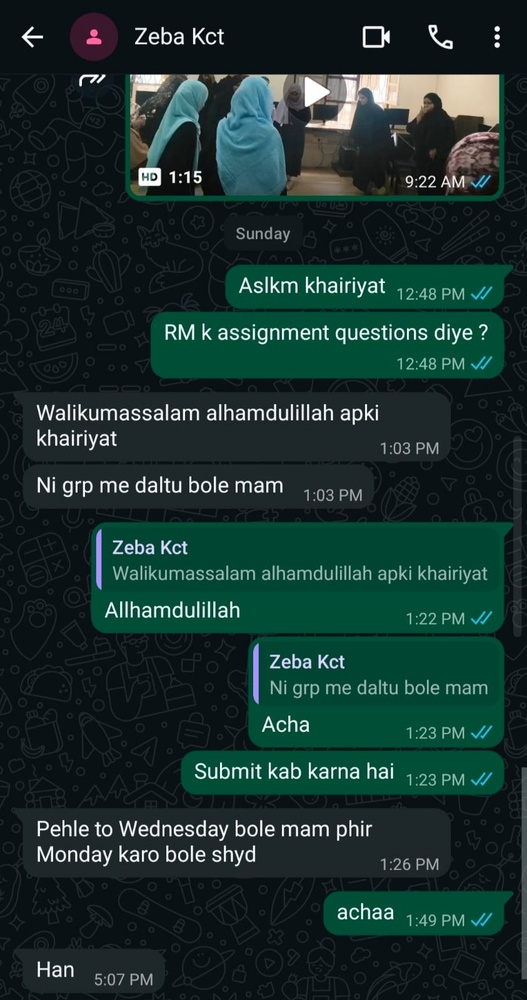
#> input picture dataset/authentic/o3.jpeg, 527 x 1000 px, shrunk from 843 x 1600 before the run; its folder holds only this picture in this run
$ python check_accuracy.py   (older library calls are emulated)
#> lines starting #> are read from the running program, lines starting #| are printed output that depends on the picture; after the words box and inside, x2 and y2 are one past the last pixel; in counts of white or black regions, pixels touching at a corner belong together
import glob
import os
import cv2
import numpy as np

def score_ai_screenshot(filepath):
#> called with filepath = 'dataset/authentic/o3.jpeg'
    img = cv2.imread(filepath, cv2.IMREAD_COLOR)
#> img is the input picture: shape (1000, 527, 3); mean B, G, R 46.2, 49.5, 25.6
    if img is None:
        return None

    h, w = img.shape[:2]
#> h = 1000; w = 527
    b, g, r = cv2.split(img.astype(np.float32))
    gray = cv2.cvtColor(img, cv2.COLOR_BGR2GRAY)

    # 1. VAE Decoder Chroma-Bleed Metric (Neutral pixels where R, G, B should be nearly equal)
    max_ch = np.maximum(np.maximum(r, g), b)
    min_ch = np.minimum(np.minimum(r, g), b)
    chroma_spread = max_ch - min_ch

    # Neutral UI regions (white cards, black backgrounds, dark grey bubbles) have spread <= 12
    neutral_mask = chroma_spread <= 12.0
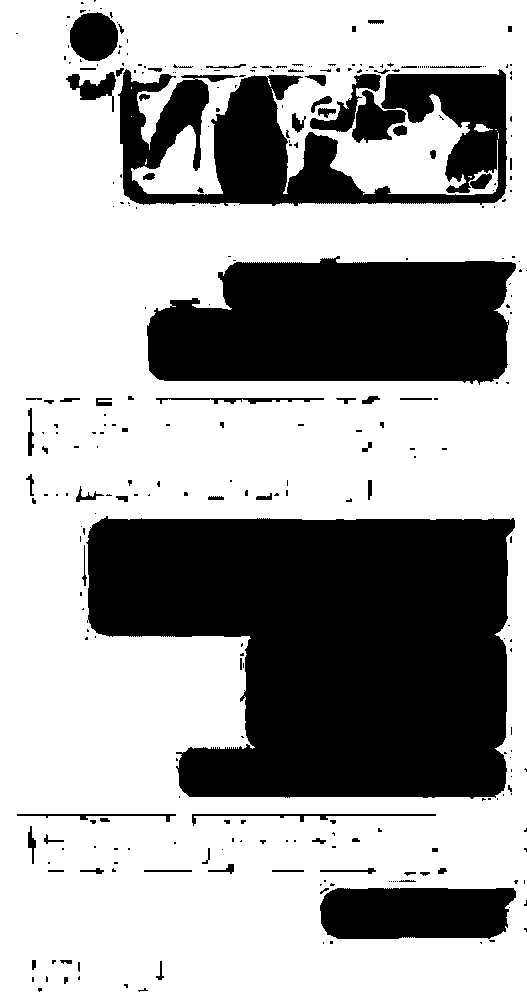
#> neutral_mask: shape (1000, 527) bool; 65.5% white; 302 black regions (220 under 20 px), largest, box (x1, y1, x2, y2) and area: (86, 516, 515, 799) 93830, (147, 256, 516, 385) 39193, (118, 69, 507, 206) 27429
    # In native screenshots, neutral pixels have spread == 0 (or exact uniform JPEG block)
    # In AI VAE-decoded images, neutral pixels have tiny 1..6 chroma jitter
    jitter_pixels = (chroma_spread >= 1.0) & (chroma_spread <= 8.0)
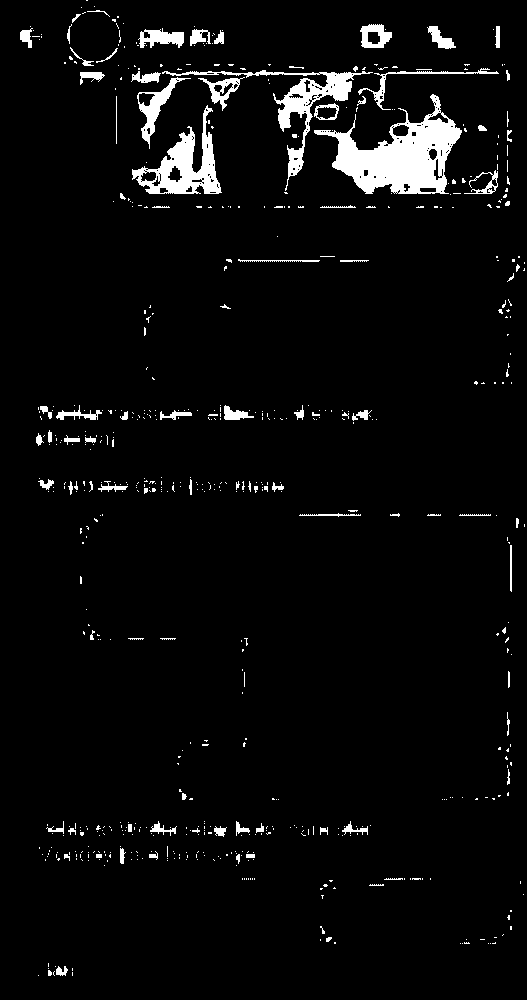
#> jitter_pixels: shape (1000, 527) bool; 4.2% white; 637 white regions (548 under 20 px), largest, box (x1, y1, x2, y2) and area: (314, 94, 462, 194) 6392, (132, 105, 222, 194) 2858, (162, 70, 373, 191) 2690
    vae_chroma_jitter = float(np.count_nonzero(jitter_pixels)) / float(max(np.count_nonzero(neutral_mask), 1))
#> vae_chroma_jitter = 0.0644

    # 2. High-Frequency Edge vs Diffusion Blur Ratio (Laplacian 99th percentile vs 50th percentile)
    lap = np.abs(cv2.Laplacian(gray, cv2.CV_32F, ksize=3))
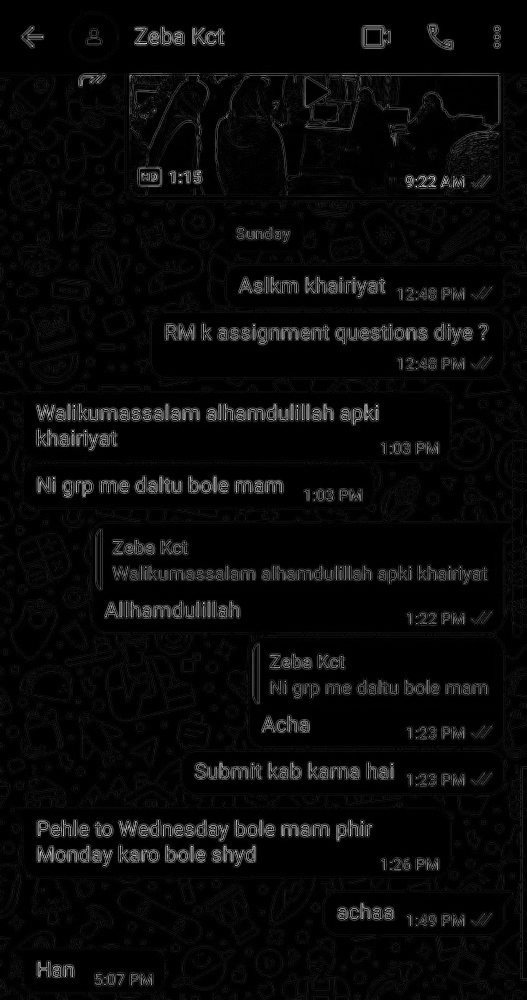
#> lap: shape (1000, 527) float32; min 0, max 1482, mean 55.7; drawn with min black and max white
    edge_crispness = float(np.percentile(lap, 99.5)) / (float(np.mean(lap)) + 1e-5)
#> edge_crispness = 14.3

    # 3. Bottom-Right Corner Watermark Signal
    roi = gray[int(h * 0.90):int(h * 0.99), int(w * 0.87):int(w * 0.985)].astype(np.float32)
    wm_diff = np.abs(roi - np.median(roi)) if roi.size > 0 else np.array([0.0])
    wm_ratio = float(np.count_nonzero(wm_diff >= 5.5)) / float(max(roi.size, 1))
#> wm_ratio = 0.531
    has_wm = (0.04 <= wm_ratio <= 0.38) and (float(np.max(wm_diff)) >= 10.0)
#> has_wm = False

    # 4. 8x8 JPEG Block Boundary Ratio
    gf = gray.astype(np.float32)
    dx = np.abs(gf[:, 1:] - gf[:, :-1])
    dy = np.abs(gf[1:, :] - gf[:-1, :])
    bx, ix = dx[:, 7::8], np.delete(dx, np.arange(7, dx.shape[1], 8), axis=1)
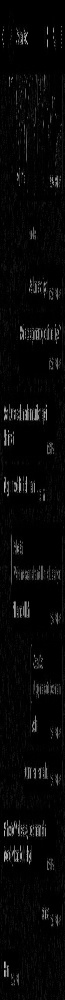
#> bx: shape (1000, 65) float32; min 0, max 198, mean 8
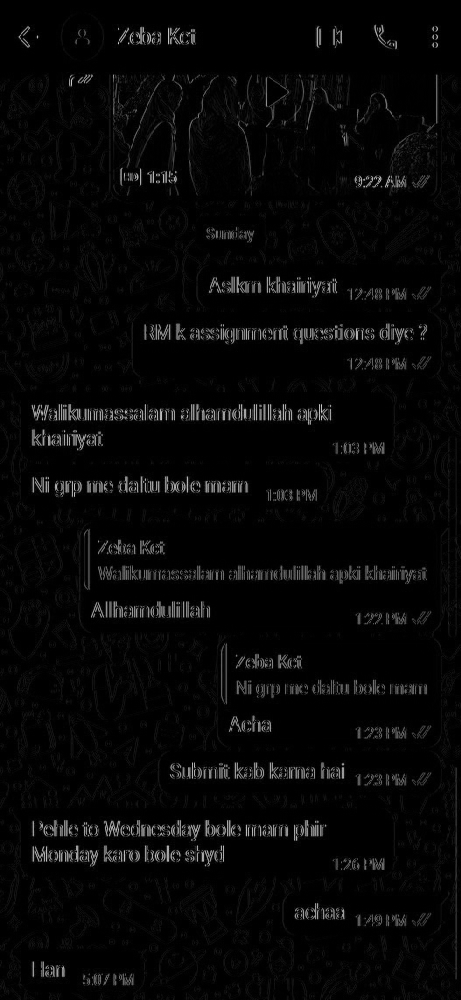
#> ix: shape (1000, 461) float32; min 0, max 209, mean 7.5
    by, iy = dy[7::8, :], np.delete(dy, np.arange(7, dy.shape[0], 8), axis=0)
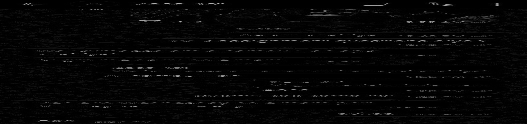
#> by: shape (124, 527) float32; min 0, max 182, mean 5.7
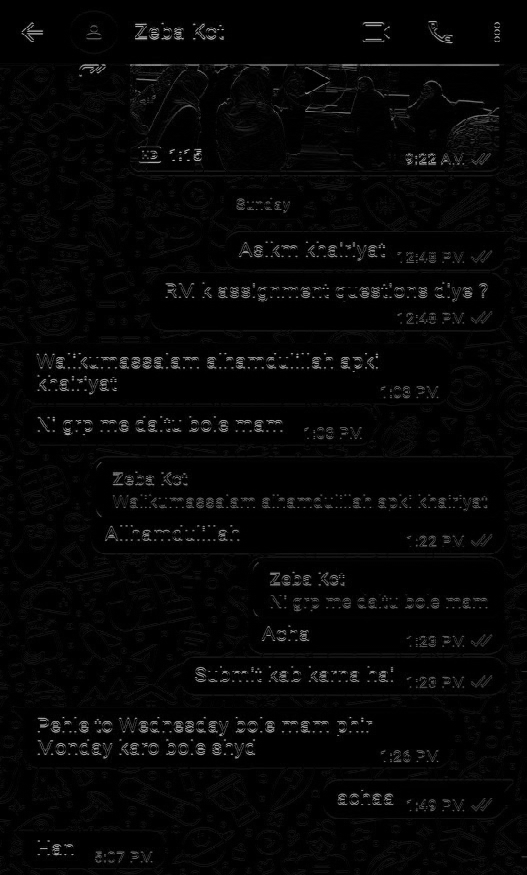
#> iy: shape (875, 527) float32; min 0, max 190, mean 6.2
    grid_ratio = ((float(np.mean(bx)) + float(np.mean(by))) / 2.0) / (((float(np.mean(ix)) + float(np.mean(iy))) / 2.0) + 1e-5)
#> grid_ratio = 0.997

    return {
        "file": os.path.basename(filepath),
        "vae_jitter": round(vae_chroma_jitter, 4),
        "crispness": round(edge_crispness, 2),
        "grid_ratio": round(grid_ratio, 3),
        "has_wm": has_wm
    }

print("=== AUTHENTIC ===")
for p in glob.glob("dataset/authentic/**/*.*", recursive=True):
    if os.path.isfile(p):
        print(score_ai_screenshot(p))

print("\n=== EDITED ===")
for p in glob.glob("dataset/edited/**/*.*", recursive=True):
    if os.path.isfile(p):
        print(score_ai_screenshot(p))

$ run again, on dataset/authentic/o4.jpeg
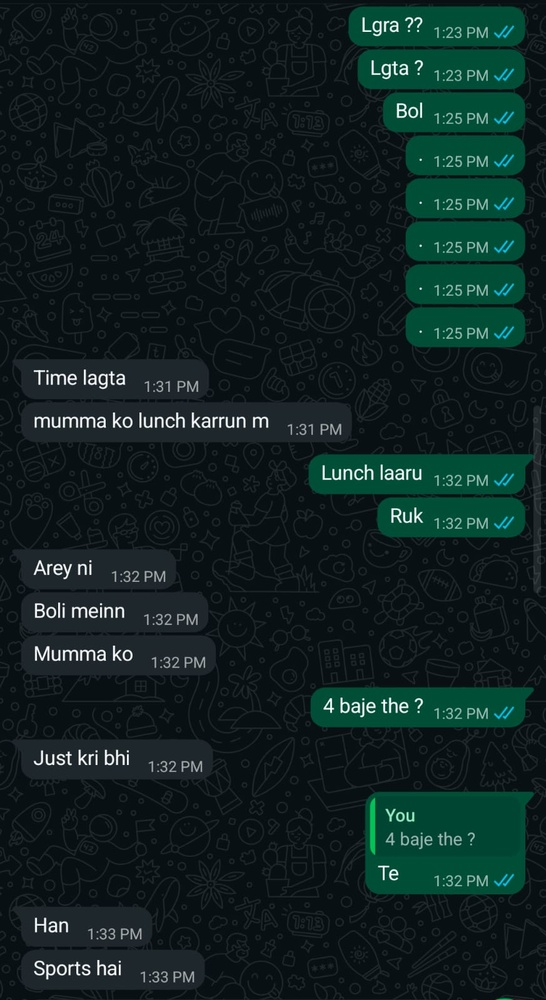
#> input picture dataset/authentic/o4.jpeg, 546 x 1000 px, shrunk from 873 x 1600 before the run
#> in score_ai_screenshot, img is the input picture: shape (1000, 546, 3); mean B, G, R 33.1, 33.5, 15.8
#> in score_ai_screenshot, `neutral_mask = chroma_spread <= 12.0`:
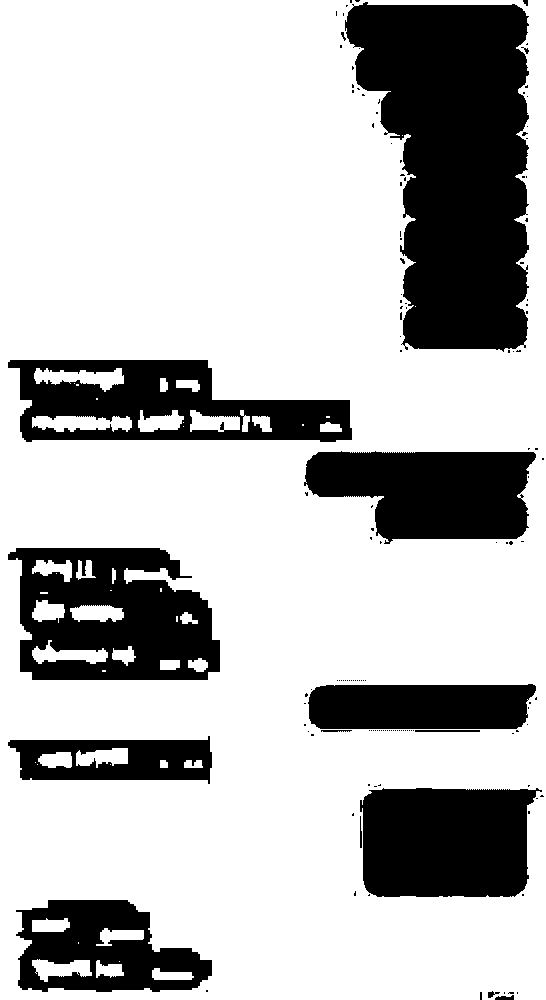
#> neutral_mask: shape (1000, 546) bool; 73.7% white; 143 black regions (127 under 20 px), largest, box (x1, y1, x2, y2) and area: (345, 2, 529, 352) 46604, (8, 548, 220, 680) 19459, (360, 788, 542, 897) 17602
#> jitter_pixels: shape (1000, 546) bool; 0.64% white; 450 white regions (418 under 20 px), largest, box (x1, y1, x2, y2) and area: (47, 965, 79, 976) 202, (88, 372, 120, 388) 173, (48, 564, 71, 576) 134
#> vae_chroma_jitter = 0.00863
#> edge_crispness = 16.17
#> wm_ratio = 0.251
#> has_wm = True
#> in score_ai_screenshot, `by, iy = dy[7::8, :], np.delete(dy, np.arange(7, dy.shape[0], 8), axis..`:
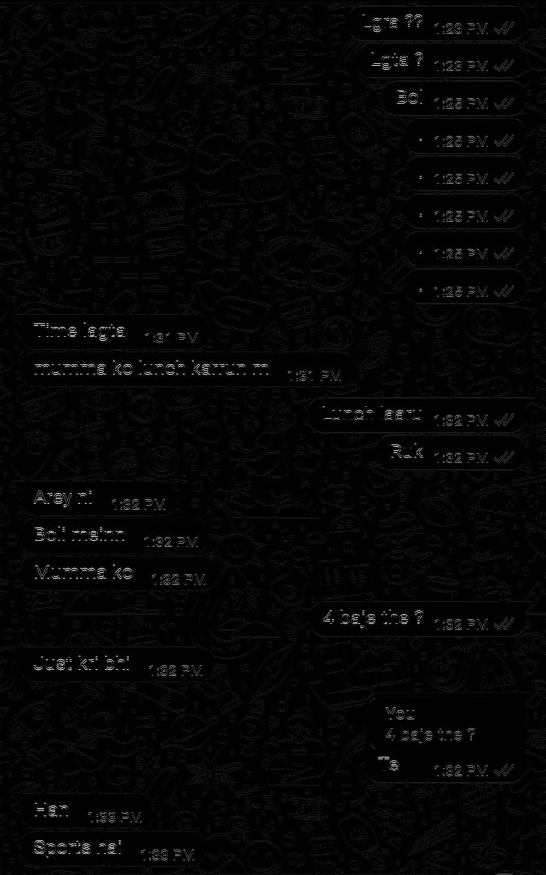
#> iy: shape (875, 546) float32; min 0, max 203, mean 5.2
#> grid_ratio = 1.01

$ run again, on dataset/authentic/o5.jpeg
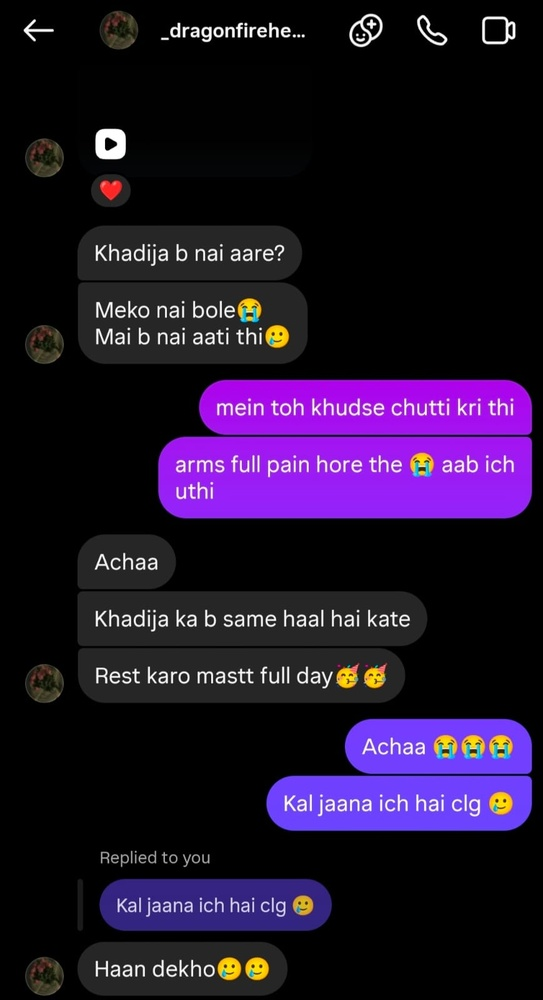
#> input picture dataset/authentic/o5.jpeg, 543 x 1000 px, shrunk from 869 x 1600 before the run
#> in score_ai_screenshot, img is the input picture: shape (1000, 543, 3); mean B, G, R 43.8, 18.9, 32.3
#> in score_ai_screenshot, `neutral_mask = chroma_spread <= 12.0`:
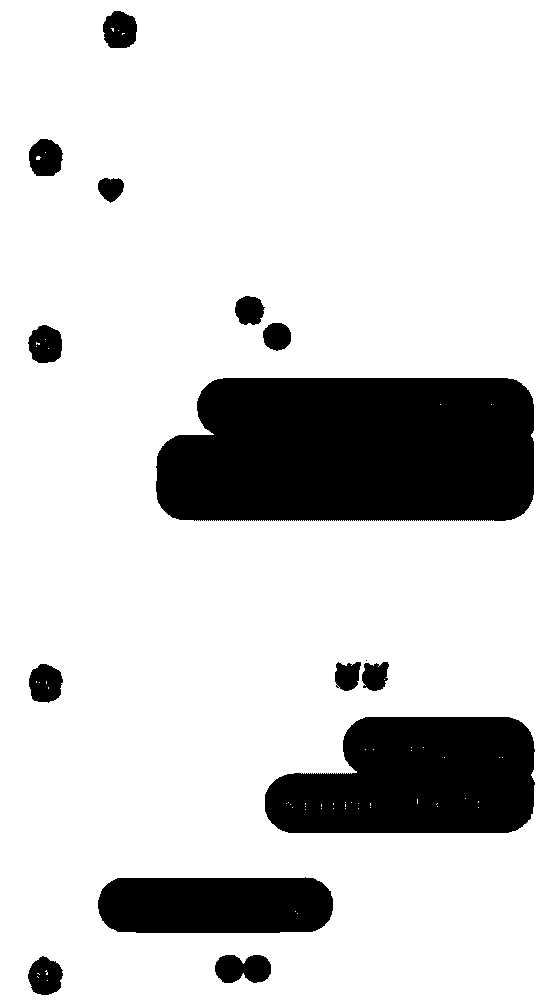
#> neutral_mask: shape (1000, 543) bool; 82% white; 15 black regions (1 under 20 px), largest, box (x1, y1, x2, y2) and area: (156, 378, 534, 521) 50383, (265, 717, 535, 833) 25715, (98, 877, 333, 933) 12254
#> jitter_pixels: shape (1000, 543) bool; 5% white; 172 white regions (139 under 20 px), largest, box (x1, y1, x2, y2) and area: (80, 144, 312, 209) 6803, (143, 367, 543, 529) 5610, (320, 655, 543, 833) 3598
#> vae_chroma_jitter = 0.0605
#> edge_crispness = 22.87
#> roi: shape (90, 62) float32; every value is 0
#> wm_ratio = 0
#> has_wm = False
#> in score_ai_screenshot, `by, iy = dy[7::8, :], np.delete(dy, np.arange(7, dy.shape[0], 8), axis..`:
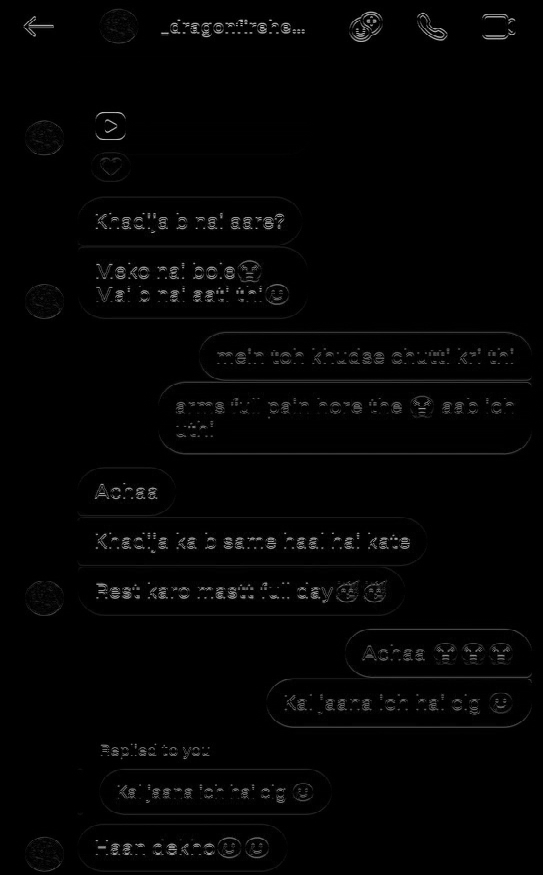
#> iy: shape (875, 543) float32; min 0, max 205, mean 3.7
#> grid_ratio = 1.1
